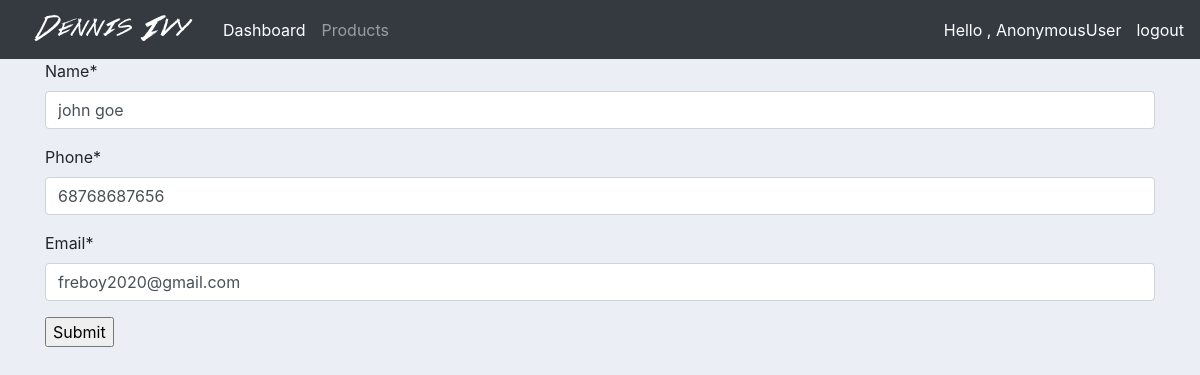
/update_customer/1/, run on the app's committed database.
### accounts/models.py (models this page shows, shortened)
class Customer(models.Model):
    name = models.CharField(max_length=200 , null = True)
    email = models.CharField(max_length=200 , null = True)
    phone = models.CharField(max_length=200 , null = True)
    date_created = models.DateTimeField(auto_now_add=True,null=True)

### accounts/views.py (the view)
# urls.py: path('update_customer/<str:pk>/', views.updatecustomer,name="update_customer"),
def updatecustomer(request , pk):
    customer = Customer.objects.get(id=pk)
    form = Customerform(instance=customer)
    if request.method == 'POST':
        form = Customerform(request.POST,instance=customer)
        if form.is_valid():
            form.save()
            return redirect('dashboard')
    context = {
        'customer':customer,
        'form':form,
    }
    return render(request , 'accounts/creat_customer.html',context)

### accounts/forms.py
class Customerform(ModelForm):
    class Meta:
        model = Customer
        fields = ['name','phone','email']

### accounts/Templates/accounts/creat_customer.html (shortened to what this page needs)
{% extends 'accounts/main.html'%}
{% load static %}
{% load crispy_forms_tags %}
{% block content%}
<div class="container">
<form method="POST" enctype="multipart/form-data">
    {{form|crispy}}
    <input type="submit" value="Submit">
</form>
</div>
{% endblock %}

### accounts/static/accounts/css/main.css (style rules this page uses)
body { background-color: #ebeff5; }

### data on the page
Customer: name "john goe", phone "68768687656", email "freboy2020@gmail.com"

### other printed values
{{ request.user }} "AnonymousUser"
